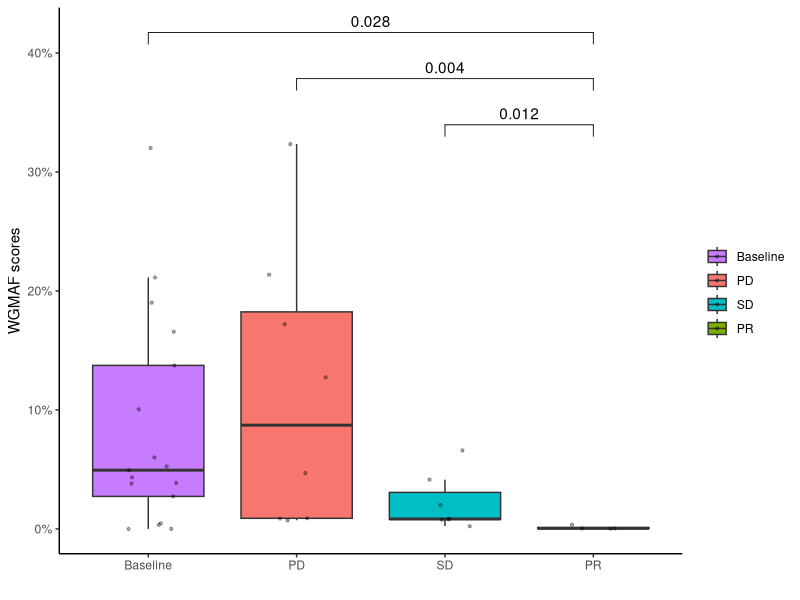

This chart was generated by the following R code:
## ---- chunk 1
library(ggpubr)
library(here)
library(readxl)
library(tidyverse)
## ---- chunk 2
clean_data<-read_excel(here("data/supplementary_tables.xlsx"), sheet="Table S1",range="A2:X45")
delfi_pred<-read_excel(here("data/supplementary_tables.xlsx"), sheet="Table S2",range="A2:P219")

delfi_pred<-delfi_pred %>% filter(Timepoint!="follow up", Timepoint!="cycle 1", `WGMAF`!="-")

delfi_pred$WGSMAF<-as.numeric(delfi_pred$WGMAF)
DELFI_complete<-inner_join(delfi_pred,clean_data, by="Patient")
DELFI_complete<-DELFI_complete %>% mutate(class = case_when((Timepoint == "Baseline") ~ "Baseline",
                                        TRUE ~ `BOR RECIST 1.1`))
DELFI_complete<-DELFI_complete %>% filter(`BOR RECIST 1.1`!="Not Evaluable")

DELFI_complete<-DELFI_complete %>% mutate(class = case_when((class  == "Baseline") ~ "Baseline",
                                                            (class == "Stable Disease") ~ "SD",
                                                            (class == "Partial Response") ~ "PR",
                                                            (class == "Progressive Disease") ~ "PD"))

DELFI_complete$class <- factor(DELFI_complete$class, levels = c("Baseline","PD","SD","PR"), ordered = TRUE)
my_comparisons <- list(c("SD", "PR"), c("PD", "PR"),c("Baseline", "PR") )

ggplot(DELFI_complete, aes(x=class, y=WGSMAF, fill=class)) + 
  geom_boxplot(outlier.shape = NA)+   stat_compare_means(comparisons = my_comparisons)+ ylab("WGMAF scores")+ xlab("")+ theme_classic()+scale_fill_manual(values=c("#C77CFF", "#F8766D","#00BFC4","#7CAE00"))+ geom_point(alpha=1/3, position=position_jitter(0.2), size=.8)+scale_y_continuous(labels = scales::percent)+labs(fill = "")

DELFI_complete_fd<-DELFI_complete %>% filter (class=="Baseline")
